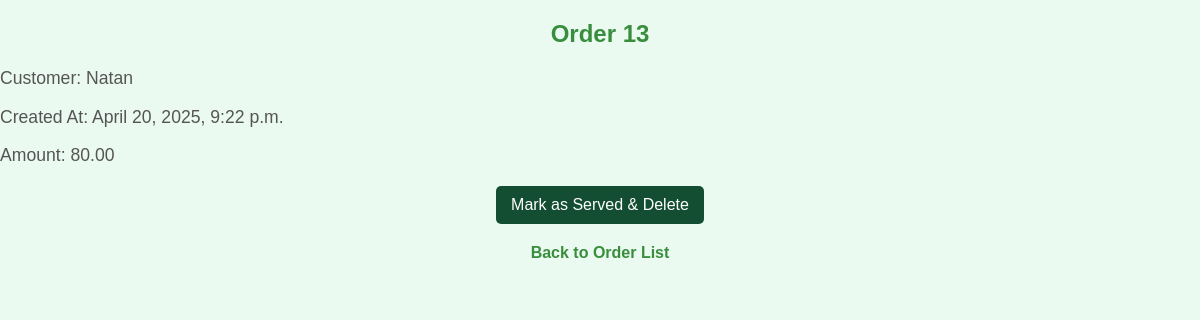
The page /order/13/ (signed in) on the database its author committed.
### portal/menu/models.py (models this page shows, shortened)
class Order(models.Model):
    user = models.ForeignKey(User, on_delete=models.CASCADE, null=True, blank=True)
    customer_name = models.CharField(max_length=100)
    created_at = models.DateTimeField(auto_now_add=True)
    def total_amount(self):
        return sum(item.item_price * item.quantity for item in self.items.all())

class OrderItem(models.Model):
    order = models.ForeignKey(Order, related_name='items', on_delete=models.CASCADE)
    item_name = models.CharField(max_length=100)
    item_price = models.DecimalField(max_digits=8, decimal_places=2)
    quantity = models.PositiveIntegerField()

### portal/menu/views.py (the view)
# urls.py: path('order/<int:order_id>/', views.order_detail, name='order_detail'),
@login_required
def order_detail(request, order_id):
    order = get_object_or_404(Order, id=order_id)
    if request.user.is_staff or request.user.groups.filter(name='Workers').exists():
        return render(request, 'orders/detail.html', {'order': order})
    else:
        messages.error(request, "You don't have permission to view this order.")
        return redirect('order_list')

### portal/menu/templates/orders/detail.html (shortened to what this page needs)
{% block content %}
  <h2>Order {{ order.id }}</h2>
  <p>Customer: {{ order.customer_name }}</p>
  <p>Created At: {{ order.created_at }}</p>
  <p>Amount: {{ order.total_amount }}</p>
  <form action="{% url 'delete_order' order.id %}" method="post">
    <button type="submit" class="btn">Mark as Served & Delete</button>
  </form>
  <a href="{% url 'order_list' %}">Back to Order List</a>
{% endblock %}

### portal/menu/templates/orders/detail.html (style rules this page uses)
h2 { color: #388e3c; text-align: center; margin-top: 20px; }
p { font-size: 1.1em; color: #555; }
.btn { background-color: #134e32; color: white; padding: 10px 15px; border: none; border-radius: 5px; font-size: 1em; cursor: pointer; transition: background-color 0.3s; }
a { display: block; text-align: center; margin-top: 20px; color: #388e3c; text-decoration: none; font-weight: bold; }
form { display: flex; justify-content: center; margin-top: 20px; }

### rows shown on the page
Order: id "13", customer_name "Natan", created_at "April 20, 2025, 9:22 p.m.", total_amount "80.00"
